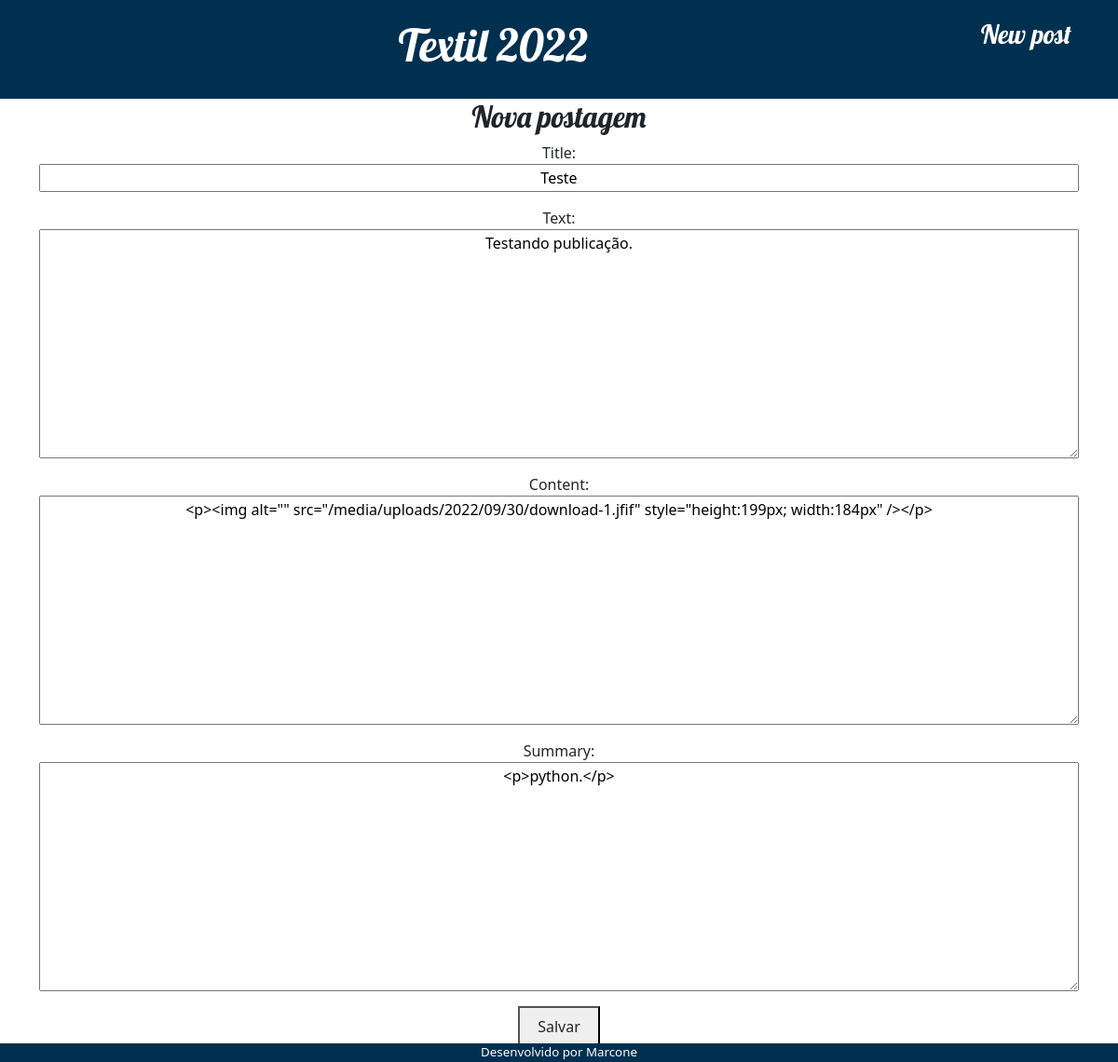
Before: /post/4/edit/ (signed in) with the older database file.
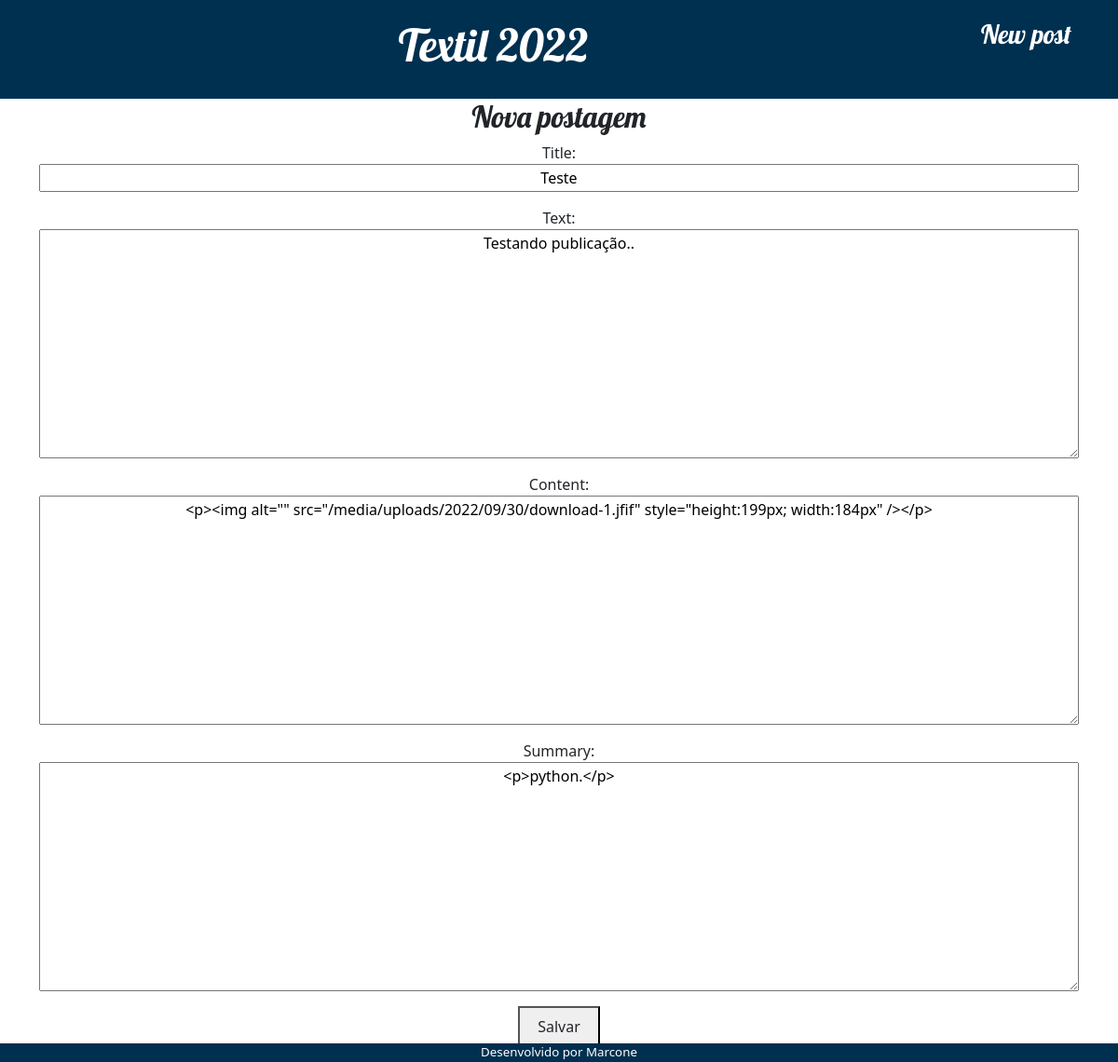
After: the same page with the newer database file.
### polls/models.py (models this page shows, shortened)
class Post(models.Model):
    author = models.ForeignKey(settings.AUTH_USER_MODEL, on_delete=models.CASCADE)
    title = models.CharField(max_length=200)
    summary = RichTextField(null=True)
    content = RichTextUploadingField(null=True)
    text = models.TextField()
    created_date = models.DateTimeField(default=timezone.now)
    published_date = models.DateTimeField(blank=True, null=True)

### polls/views.py (the view)
# urls.py: path('post/<int:pk>/edit/', views.post_edit, name='post_edit'),
def post_edit(request, pk):
    post = get_object_or_404(Post, pk=pk)
    if request.method == "POST":
        form = PostForm(request.POST, instance=post)
        if form.is_valid():
            post = form.save(commit=False)
            post.author = request.user
            post.published_date = timezone.now()
            post.save()
            return redirect('post_detail', pk=post.pk)
    else:
        form = PostForm(instance=post)
    return render(request, 'polls/post_edit.html', {'form': form})

### polls/forms.py
class PostForm(forms.ModelForm):
    class Meta:
        model = Post
        fields = ('title', 'text', 'content', 'summary',)

### polls/templates/polls/post_edit.html
{% extends 'polls/base.html' %}
{% block content %}
    <h2>Nova postagem</h2>
    <form method="POST" class="post-form">{% csrf_token %}
        {{ form.as_p }}
        <button> <a type="submit" class="save btn btn-default">Salvar<a/></button>
    </form>
{% endblock %}

Changed rows visible on the page:
changed Post "Teste": text "Testando publicação." → "Testando publicação.."
